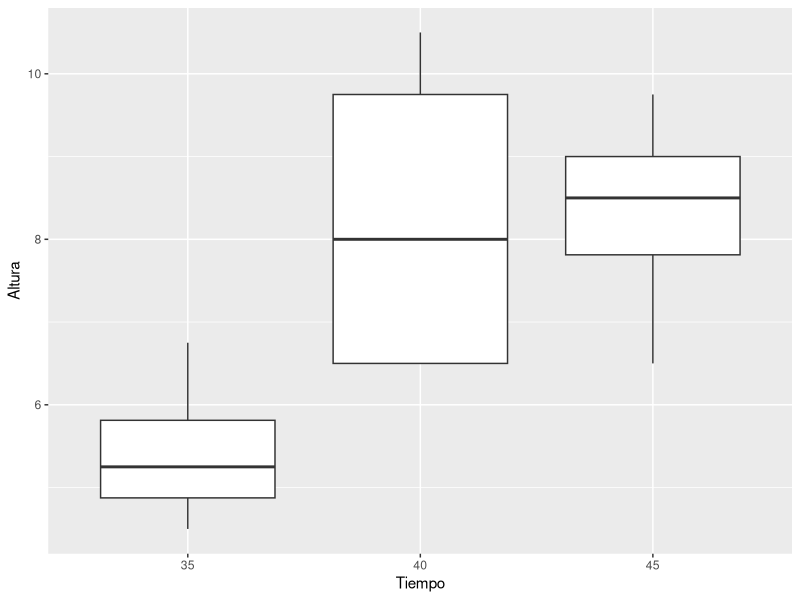
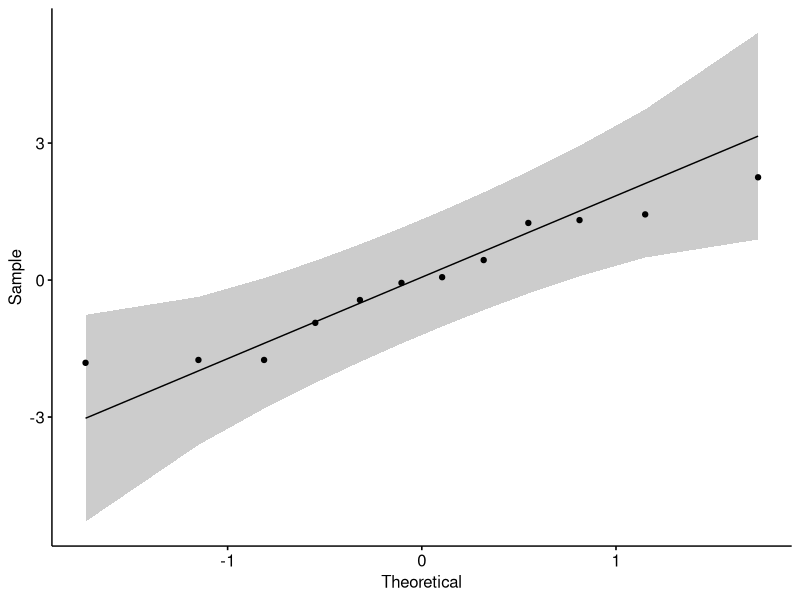

Source code (R) for these figures, in order:
## ---- chunk 1
knitr::opts_chunk$set(echo = TRUE, warning = FALSE, message = FALSE)
## ---- chunk 2
library(readxl)
library(tidyverse)
datos <- read_excel("crecimiento_pan.xlsx")
datos
## ---- chunk 3
datos <- datos %>% 
  mutate(Tiempo = as.factor(Tiempo))
datos
## ---- chunk 4
datos %>% 
  group_by(Tiempo) %>% 
  summarise(promedio = mean(Altura),
            desviacion = sd(Altura))
## ---- chunk 5
datos %>% 
  ggplot(mapping = aes(x = Tiempo, y = Altura)) +
  geom_boxplot()
## ---- chunk 6
modelo <- aov(formula = Altura ~ Tiempo, data = datos)
summary(modelo)
## ---- chunk 7
residuales <- residuals(modelo)
## ---- chunk 8
library(ggpubr)
ggqqplot(data = residuales)
## ---- chunk 9
shapiro.test(x = residuales)
## ---- chunk 10
bartlett.test(residuales ~ datos$Tiempo)
